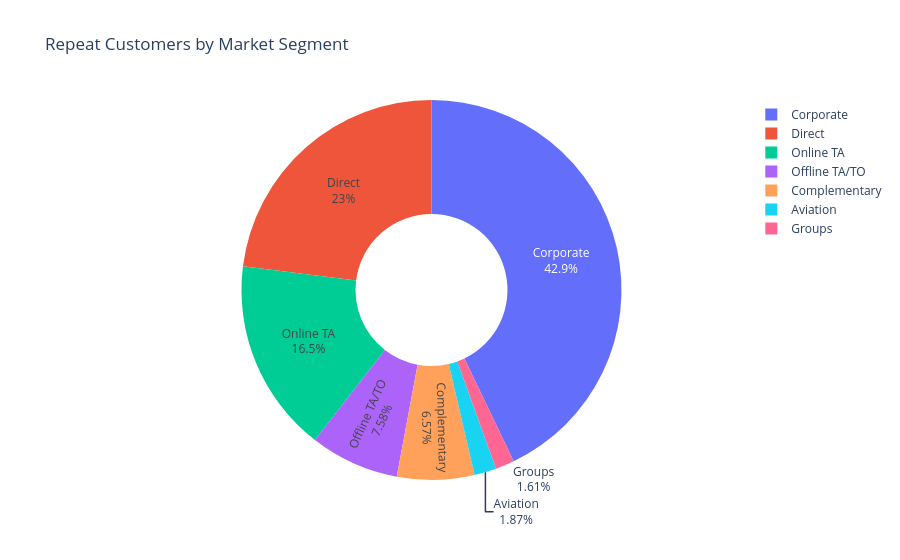

The cell this chart's notebook holds for it:
### Markdown cell above
* Portugal (PRT) is the dominant source market,followed by the United Kingdom (GBR), France (FRA), Spain (ESP), and Germany (DEU).

Business Strategies
* Country specific promotional campaigns such as country specific holiday and seasonal promotions.
* Multilingual booking support
* Targeted digital advertising

### Code cell
#Repeat customers by market segment
#keep only repeated guests
repeat_customers = df[df["is_repeated_guest"] == 1]
#repeat guests by market segment
repeat_segment =  (repeat_customers.groupby("market_segment")
                        .size()
                        .reset_index(name="Repeat Guests")
                        .sort_values("Repeat Guests", ascending=False))

print("Total repeat bookings:", len(repeat_customers))
display(repeat_segment)
#pie chart
fig = px.pie(
    repeat_segment,
    names="market_segment",
    values="Repeat Guests",
    hole=0.4,
    title="Repeat Customers by Market Segment"
)
fig.update_traces(textinfo="percent+label")
fig.show()

### Figure 1 — Plotly figure (JSON) as saved in the notebook; plotly's stock layout.template omitted (floating-point values rounded to 4 significant figures)
{"data": [{"domain": {"x": [0, 1], "y": [0, 1]}, "hole": 0.4, "hovertemplate": "market_segment=%{label}<br>Repeat Guests=%{value}<extra></extra>", "labels": ["Corporate", "Direct", "Online TA", "Offline TA/TO", "Complementary", "Aviation", "Groups"], "legendgroup": "", "name": "", "showlegend": true, "textinfo": "percent+label", "type": "pie", "values": [1442, 774, 554, 255, 221, 63, 54]}], "layout": {"legend": {"tracegroupgap": 0}, "title": {"text": "Repeat Customers by Market Segment"}}}
